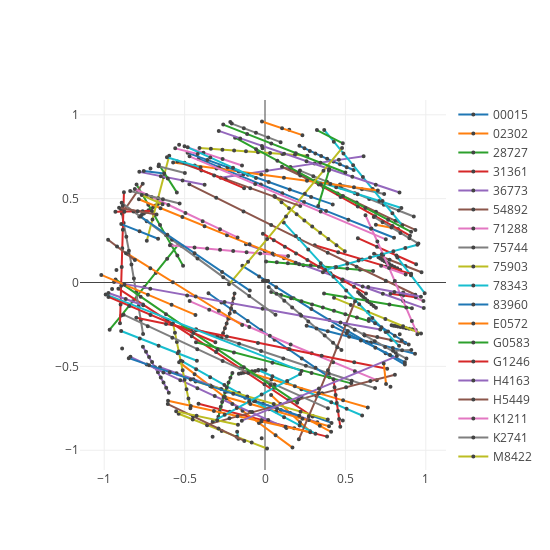

The notebook cell saved with this chart:
### Code cell
plotRascals(rascals_df, colorByObject=True)

### Figure 1 — Plotly figure (JSON) as saved in the notebook; plotly's stock layout.template omitted (floating-point values rounded to 4 significant figures)
{"data": [{"marker": {"line": {"width": 2}, "size": 2}, "mode": "lines+markers", "name": "00015", "type": "scatter", "uid": "82c92a", "x": [0.2587, 0.3901, 0.5233, 0.6582, 0.7948, 0.933], "y": [-0.2574, -0.2904, -0.3236, -0.357, -0.3905, -0.4243]}, {"marker": {"line": {"width": 2}, "size": 2}, "mode": "lines+markers", "name": "02302", "type": "scatter", "uid": "2d61f5", "x": [0.6892, 0.8273], "y": [0.3448, 0.3187]}, {"marker": {"line": {"width": 2}, "size": 2}, "mode": "lines+markers", "name": "28727", "type": "scatter", "uid": "828bd4", "x": [-0.538, -0.6083, -0.6791, -0.7503, -0.8219, -0.8939, -0.9662], "y": [0.2272, 0.1422, 0.05736, -0.02744, -0.1122, -0.1969, -0.2815]}, {"marker": {"line": {"width": 2}, "size": 2}, "mode": "lines+markers", "name": "31361", "type": "scatter", "uid": "3c13f0", "x": [0.5774, 0.6964, 0.8173, 0.9399], "y": [0.2644, 0.2129, 0.1611, 0.1089]}, {"marker": {"line": {"width": 2}, "size": 2}, "mode": "lines+markers", "name": "36773", "type": "scatter", "uid": "45eccf", "x": [0.787, 0.7992, 0.8125, 0.8269, 0.8425, 0.8592, 0.877, 0.8959, 0.916, 0.9373], "y": [-0.2551, -0.2574, -0.2599, -0.2626, -0.2655, -0.2686, -0.272, -0.2755, -0.2793, -0.2833]}, {"marker": {"line": {"width": 2}, "size": 2}, "mode": "lines+markers", "name": "54892", "type": "scatter", "uid": "da8e98", "x": [0.6137, 0.6983, 0.7844, 0.8723], "y": [-0.3083, -0.3255, -0.3429, -0.3606]}, {"marker": {"line": {"width": 2}, "size": 2}, "mode": "lines+markers", "name": "71288", "type": "scatter", "uid": "67e8d8", "x": [0.8591, 0.9853], "y": [-0.0598, -0.1105]}, {"marker": {"line": {"width": 2}, "size": 2}, "mode": "lines+markers", "name": "75744", "type": "scatter", "uid": "681e43", "x": [0.4664, 0.6027, 0.741], "y": [0.5843, 0.5564, 0.5283]}, {"marker": {"line": {"width": 2}, "size": 2}, "mode": "lines+markers", "name": "75903", "type": "scatter", "uid": "a29806", "x": [-0.4075, -0.3366, -0.2648, -0.1921, -0.1184, -0.04384, 0.03166, 0.1081, 0.1854, 0.2635], "y": [0.8018, 0.797, 0.7921, 0.7871, 0.782, 0.7768, 0.7715, 0.7661, 0.7607, 0.7551]}, {"marker": {"line": {"width": 2}, "size": 2}, "mode": "lines+markers", "name": "78343", "type": "scatter", "uid": "659b74", "x": [-0.1733, -0.1654], "y": [-0.8891, -0.9311]}, {"marker": {"line": {"width": 2}, "size": 2}, "mode": "lines+markers", "name": "83960", "type": "scatter", "uid": "118241", "x": [-0.141, -0.03652, 0.06989, 0.1783, 0.2886, 0.4009, 0.5152, 0.6314, 0.7496, 0.8697], "y": [0.0993, 0.03544, -0.0288, -0.09342, -0.1584, -0.2238, -0.2896, -0.3557, -0.4222, -0.489]}, {"marker": {"line": {"width": 2}, "size": 2}, "mode": "lines+markers", "name": "E0572", "type": "scatter", "uid": "b2d516", "x": [0.03791, 0.09637, 0.1563, 0.2177, 0.2805], "y": [-0.6711, -0.7246, -0.7784, -0.8325, -0.8869]}, {"marker": {"line": {"width": 2}, "size": 2}, "mode": "lines+markers", "name": "G0583", "type": "scatter", "uid": "a9c85b", "x": [0.03835, 0.09949, 0.1622, 0.2265, 0.2924, 0.3598, 0.4289, 0.4995, 0.5718, 0.6456], "y": [-0.05705, -0.07496, -0.09317, -0.1117, -0.1305, -0.1496, -0.169, -0.1888, -0.2088, -0.229]}, {"marker": {"line": {"width": 2}, "size": 2}, "mode": "lines+markers", "name": "G1246", "type": "scatter", "uid": "c1dafe", "x": [-0.4135, -0.2183, -0.02001, 0.1814, 0.3859], "y": [-0.7224, -0.7709, -0.8198, -0.8691, -0.9187]}, {"marker": {"line": {"width": 2}, "size": 2}, "mode": "lines+markers", "name": "H4163", "type": "scatter", "uid": "cced02", "x": [-0.1186, -0.001048, 0.1179, 0.2382, 0.3599, 0.4829, 0.6071, 0.7327, 0.8595, 0.9875], "y": [0.2286, 0.187, 0.1452, 0.1032, 0.06103, 0.01866, -0.0239, -0.06664, -0.1096, -0.1527]}, {"marker": {"line": {"width": 2}, "size": 2}, "mode": "lines+markers", "name": "H5449", "type": "scatter", "uid": "4cfba8", "x": [0.678, 0.7747, 0.8732, 0.9733], "y": [0.1716, 0.135, 0.09825, 0.06116]}, {"marker": {"line": {"width": 2}, "size": 2}, "mode": "lines+markers", "name": "K1211", "type": "scatter", "uid": "1e73a3", "x": [0.6899, 0.6755, 0.6615, 0.6481, 0.6352, 0.6228, 0.611, 0.5996, 0.5888, 0.5785], "y": [-0.1512, -0.1401, -0.1292, -0.1184, -0.1077, -0.09715, -0.08673, -0.07644, -0.06628, -0.05624]}, {"marker": {"line": {"width": 2}, "size": 2}, "mode": "lines+markers", "name": "K2741", "type": "scatter", "uid": "8fa641", "x": [0.2174, 0.3004, 0.3849, 0.471, 0.5587, 0.648, 0.7388, 0.8312, 0.9252], "y": [0.6673, 0.6341, 0.6006, 0.5668, 0.5327, 0.4983, 0.4637, 0.4288, 0.3936]}, {"marker": {"line": {"width": 2}, "size": 2}, "mode": "lines+markers", "name": "M8422", "type": "scatter", "uid": "03fa78", "x": [-0.1627, -0.1484, -0.1331, -0.1167, -0.09936, -0.08097, -0.06154, -0.04107, -0.01956, 0.003011], "y": [-0.5442, -0.541, -0.538, -0.5351, -0.5323, -0.5298, -0.5273, -0.525, -0.5229, -0.5209]}, {"marker": {"line": {"width": 2}, "size": 2}, "mode": "lines+markers", "name": "N3104", "type": "scatter", "uid": "86f523", "x": [0.8229, 0.9078, 0.993], "y": [0.1497, 0.04315, -0.06377]}, {"marker": {"line": {"width": 2}, "size": 2}, "mode": "lines+markers", "name": "O0261", "type": "scatter", "uid": "530750", "x": [-0.4132, -0.286, -0.1568, -0.02566, 0.1075, 0.2426, 0.3796, 0.5186, 0.6595, 0.8023], "y": [0.7384, 0.6873, 0.6359, 0.5842, 0.5321, 0.4797, 0.4269, 0.3738, 0.3204, 0.2667]}, {"marker": {"line": {"width": 2}, "size": 2}, "mode": "lines+markers", "name": "O9322", "type": "scatter", "uid": "2514d0", "x": [-0.5343, -0.4378, -0.3399, -0.2406, -0.1398, -0.03768, 0.06587, 0.1708], "y": [-0.4747, -0.5466, -0.6188, -0.6913, -0.7641, -0.8372, -0.9106, -0.9843]}, {"marker": {"line": {"width": 2}, "size": 2}, "mode": "lines+markers", "name": "P6213", "type": "scatter", "uid": "e54a19", "x": [0.8377], "y": [-0.3078]}, {"marker": {"line": {"width": 2}, "size": 2}, "mode": "lines+markers", "name": "Q4925", "type": "scatter", "uid": "353022", "x": [0.2959, 0.1465, -0.003377, -0.1537, -0.3045, -0.4557, -0.6073, -0.7593, -0.9117], "y": [-0.799, -0.7024, -0.6063, -0.5105, -0.415, -0.3199, -0.2252, -0.1309, -0.03691]}, {"marker": {"line": {"width": 2}, "size": 2}, "mode": "lines+markers", "name": "R1972", "type": "scatter", "uid": "a4014e", "x": [-0.6536, -0.5502, -0.4454, -0.3392, -0.2318, -0.1229, -0.01283, 0.09857, 0.2112, 0.3252], "y": [-0.505, -0.541, -0.5771, -0.6134, -0.6498, -0.6864, -0.723, -0.7598, -0.7968, -0.8338]}, {"marker": {"line": {"width": 2}, "size": 2}, "mode": "lines+markers", "name": "S0432", "type": "scatter", "uid": "5f0111", "x": [0.7054, 0.7171, 0.7297, 0.7431, 0.7573, 0.7723, 0.7882, 0.805, 0.8226, 0.8411], "y": [0.1502, 0.1425, 0.1347, 0.1267, 0.1186, 0.1103, 0.1018, 0.09312, 0.0843, 0.07531]}, {"marker": {"line": {"width": 2}, "size": 2}, "mode": "lines+markers", "name": "S8178", "type": "scatter", "uid": "292b0d", "x": [0.4838], "y": [-0.823]}, {"marker": {"line": {"width": 2}, "size": 2}, "mode": "lines+markers", "name": "T8540", "type": "scatter", "uid": "f7966f", "x": [-0.4291, -0.296, -0.1611, -0.0245, 0.1139, 0.2539, 0.3957, 0.5392, 0.6843], "y": [-0.279, -0.322, -0.3652, -0.4087, -0.4524, -0.4964, -0.5406, -0.585, -0.6297]}, {"marker": {"line": {"width": 2}, "size": 2}, "mode": "lines+markers", "name": "U3160", "type": "scatter", "uid": "515193", "x": [0.01909, 0.01568, 0.01224, 0.008778, 0.005288, 0.001771, -0.001772, -0.005342, -0.008938, -0.01256], "y": [0.008894, 0.00911, 0.009337, 0.009572, 0.009818, 0.01007, 0.01034, 0.01061, 0.01089, 0.01119]}, {"marker": {"line": {"width": 2}, "size": 2}, "mode": "lines+markers", "name": "U5244", "type": "scatter", "uid": "33e14b", "x": [-0.04192, 0.04594, 0.1353, 0.2261, 0.3184, 0.4121, 0.5074, 0.604], "y": [-0.5216, -0.5596, -0.5978, -0.6363, -0.675, -0.714, -0.7532, -0.7927]}, {"marker": {"line": {"width": 2}, "size": 2}, "mode": "lines+markers", "name": "U8965", "type": "scatter", "uid": "8c860c", "x": [-0.3515, -0.2709, -0.1894, -0.1072, -0.02434, 0.05927, 0.1436, 0.2286, 0.3142, 0.4005], "y": [-0.06429, -0.1192, -0.1743, -0.2296, -0.285, -0.3407, -0.3964, -0.4524, -0.5085, -0.5647]}, {"marker": {"line": {"width": 2}, "size": 2}, "mode": "lines+markers", "name": "V2239", "type": "scatter", "uid": "b19162", "x": [-0.2498, -0.09103, 0.06989, 0.2329, 0.3981], "y": [-0.681, -0.7246, -0.7685, -0.8126, -0.8569]}, {"marker": {"line": {"width": 2}, "size": 2}, "mode": "lines+markers", "name": "X5652", "type": "scatter", "uid": "9320ab", "x": [0.006458, 0.0734, 0.1421, 0.2125, 0.2847, 0.3587, 0.4344, 0.5119, 0.5911, 0.6721], "y": [0.1257, 0.1204, 0.1148, 0.1089, 0.1028, 0.09642, 0.08981, 0.08296, 0.07587, 0.06854]}, {"marker": {"line": {"width": 2}, "size": 2}, "mode": "lines+markers", "name": "Y0574", "type": "scatter", "uid": "82f78b", "x": [0.309, 0.4552, 0.6039, 0.7552, 0.909], "y": [0.2226, 0.1804, 0.1379, 0.09497, 0.05174]}, {"marker": {"line": {"width": 2}, "size": 2}, "mode": "lines+markers", "name": "Z4426", "type": "scatter", "uid": "521ea8", "x": [-0.7593, -0.7399, -0.7209, -0.7022, -0.6839, -0.6659, -0.6484, -0.6312, -0.6144, -0.5981], "y": [-0.3825, -0.4132, -0.4439, -0.4745, -0.5051, -0.5357, -0.5662, -0.5966, -0.627, -0.6574]}, {"marker": {"line": {"width": 2}, "size": 2}, "mode": "lines+markers", "name": "b5121", "type": "scatter", "uid": "245778", "x": [-0.4706, -0.3034, -0.1338, 0.03834, 0.2129, 0.3899, 0.5692, 0.751, 0.935], "y": [0.5853, 0.5048, 0.4237, 0.3422, 0.2601, 0.1776, 0.0946, 0.01111, -0.07285]}, {"marker": {"line": {"width": 2}, "size": 2}, "mode": "lines+markers", "name": "c2203", "type": "scatter", "uid": "006b60", "x": [-0.4686, -0.3469, -0.2232, -0.09759, 0.02993, 0.1593, 0.2906, 0.4238, 0.5588, 0.6956], "y": [-0.1106, -0.1619, -0.2134, -0.2653, -0.3174, -0.3697, -0.4224, -0.4753, -0.5285, -0.582]}, {"marker": {"line": {"width": 2}, "size": 2}, "mode": "lines+markers", "name": "c5358", "type": "scatter", "uid": "c8a7c1", "x": [-0.7582, -0.7718, -0.7859, -0.8004, -0.8153, -0.8306, -0.8463, -0.8624, -0.8789, -0.8958], "y": [-0.307, -0.224, -0.141, -0.0582, 0.02457, 0.1073, 0.1899, 0.2724, 0.3549, 0.4373]}, {"marker": {"line": {"width": 2}, "size": 2}, "mode": "lines+markers", "name": "d6597", "type": "scatter", "uid": "a0b0fe", "x": [0.4291, 0.5338, 0.6403, 0.7485, 0.8585, 0.9702], "y": [-0.09152, -0.1334, -0.1756, -0.218, -0.2608, -0.3038]}, {"marker": {"line": {"width": 2}, "size": 2}, "mode": "lines+markers", "name": "d7628", "type": "scatter", "uid": "1075d0", "x": [-0.5137, -0.4282, -0.3412, -0.2525, -0.1621, -0.07021, 0.02334, 0.1185, 0.2153, 0.3136], "y": [-0.4706, -0.5173, -0.5642, -0.6115, -0.6591, -0.707, -0.7552, -0.8036, -0.8524, -0.9014]}, {"marker": {"line": {"width": 2}, "size": 2}, "mode": "lines+markers", "name": "e0838", "type": "scatter", "uid": "6e44fa", "x": [0.2966, 0.4137], "y": [-0.7966, -0.8372]}, {"marker": {"line": {"width": 2}, "size": 2}, "mode": "lines+markers", "name": "f4530", "type": "scatter", "uid": "729dea", "x": [0.2722, 0.3409, 0.4111], "y": [-0.819, -0.8544, -0.8901]}, {"marker": {"line": {"width": 2}, "size": 2}, "mode": "lines+markers", "name": "f6286", "type": "scatter", "uid": "90b8ae", "x": [-0.4293, -0.1934, 0.04621, 0.2895, 0.5365], "y": [-0.3567, -0.4172, -0.4781, -0.5395, -0.6013]}, {"marker": {"line": {"width": 2}, "size": 2}, "mode": "lines+markers", "name": "g5297", "type": "scatter", "uid": "17ec88", "x": [0.1529, 0.2579, 0.3636, 0.47, 0.577, 0.6846, 0.7927, 0.9015], "y": [0.682, 0.6249, 0.5676, 0.5102, 0.4526, 0.3949, 0.337, 0.2789]}, {"marker": {"line": {"width": 2}, "size": 2}, "mode": "lines+markers", "name": "g7063", "type": "scatter", "uid": "0b0430", "x": [-0.837, -0.7351, -0.6317, -0.5268, -0.4204, -0.3125, -0.2032, -0.09235, 0.01992, 0.1336], "y": [-0.4431, -0.4895, -0.536, -0.5828, -0.6298, -0.677, -0.7245, -0.7721, -0.8199, -0.868]}, {"marker": {"line": {"width": 2}, "size": 2}, "mode": "lines+markers", "name": "i0381", "type": "scatter", "uid": "c81220", "x": [-0.3604, -0.2212, -0.07994, 0.06324, 0.2084, 0.3554, 0.5043, 0.6551, 0.8078], "y": [-0.847, -0.8097, -0.7725, -0.7352, -0.698, -0.6609, -0.6238, -0.5866, -0.5496]}, {"marker": {"line": {"width": 2}, "size": 2}, "mode": "lines+markers", "name": "j2941", "type": "scatter", "uid": "4372b2", "x": [0.7218, 0.8747], "y": [0.09994, 0.04797]}, {"marker": {"line": {"width": 2}, "size": 2}, "mode": "lines+markers", "name": "j4769", "type": "scatter", "uid": "4bcdda", "x": [0.4974, 0.5577, 0.6195, 0.6825, 0.7469, 0.8126, 0.8797], "y": [-0.2483, -0.282, -0.3158, -0.35, -0.3843, -0.4189, -0.4537]}, {"marker": {"line": {"width": 2}, "size": 2}, "mode": "lines+markers", "name": "j7948", "type": "scatter", "uid": "ca1f26", "x": [0.05686, 0.1027, 0.1492, 0.1966, 0.2447, 0.2935, 0.3431, 0.3934, 0.4445, 0.4963], "y": [0.5151, 0.479, 0.4428, 0.4065, 0.37, 0.3334, 0.2966, 0.2598, 0.2228, 0.1857]}, {"marker": {"line": {"width": 2}, "size": 2}, "mode": "lines+markers", "name": "m4435", "type": "scatter", "uid": "816b57", "x": [0.311, 0.4425, 0.5758, 0.711, 0.848], "y": [0.6084, 0.5677, 0.5268, 0.4856, 0.4442]}, {"marker": {"line": {"width": 2}, "size": 2}, "mode": "lines+markers", "name": "n0399", "type": "scatter", "uid": "d27689", "x": [0.214, 0.2455, 0.2786, 0.3131, 0.3491, 0.3866, 0.4255, 0.466, 0.508, 0.5516], "y": [0.8148, 0.7999, 0.7847, 0.7693, 0.7535, 0.7375, 0.7212, 0.7046, 0.6877, 0.6706]}, {"marker": {"line": {"width": 2}, "size": 2}, "mode": "lines+markers", "name": "n1339", "type": "scatter", "uid": "4a6b48", "x": [-0.02063], "y": [-0.929]}, {"marker": {"line": {"width": 2}, "size": 2}, "mode": "lines+markers", "name": "K02Q8", "type": "scatter", "uid": "f9fa1b", "x": [0.367, 0.5004, 0.6359, 0.7736, 0.9135], "y": [-0.06597, -0.08765, -0.1095, -0.1316, -0.154]}, {"marker": {"line": {"width": 2}, "size": 2}, "mode": "lines+markers", "name": "K10A5", "type": "scatter", "uid": "0f2829", "x": [0.7801, 0.8587, 0.9382], "y": [-0.0676, -0.07782, -0.08806]}, {"marker": {"line": {"width": 2}, "size": 2}, "mode": "lines+markers", "name": "K10C3", "type": "scatter", "uid": "6494b7", "x": [-0.2759, -0.1334, 0.0113, 0.1583, 0.3076, 0.4592, 0.6131], "y": [0.6246, 0.6461, 0.6675, 0.6888, 0.71, 0.7312, 0.7523]}, {"marker": {"line": {"width": 2}, "size": 2}, "mode": "lines+markers", "name": "K10X3", "type": "scatter", "uid": "c50594", "x": [0.1056, 0.2192, 0.3344, 0.4513, 0.5698, 0.69, 0.8118, 0.9351], "y": [0.6903, 0.6373, 0.584, 0.5304, 0.4766, 0.4224, 0.368, 0.3133]}, {"marker": {"line": {"width": 2}, "size": 2}, "mode": "lines+markers", "name": "K11B6", "type": "scatter", "uid": "70b664", "x": [0.9475, 0.913, 0.8781, 0.8429, 0.8073, 0.7715, 0.7353, 0.6987, 0.6619, 0.6248], "y": [-0.3082, -0.2289, -0.1497, -0.07061, 0.008314, 0.08711, 0.1658, 0.2443, 0.3227, 0.4009]}, {"marker": {"line": {"width": 2}, "size": 2}, "mode": "lines+markers", "name": "K13Q0", "type": "scatter", "uid": "ff5c1f", "x": [0.7963, 0.8524, 0.9099], "y": [-0.4068, -0.4045, -0.4024]}, {"marker": {"line": {"width": 2}, "size": 2}, "mode": "lines+markers", "name": "K14Od", "type": "scatter", "uid": "2742bf", "x": [-0.4319, -0.2724, -0.1104, 0.05405, 0.2209, 0.3903], "y": [-0.5897, -0.6344, -0.6793, -0.7246, -0.7702, -0.8162]}, {"marker": {"line": {"width": 2}, "size": 2}, "mode": "lines+markers", "name": "K14OG", "type": "scatter", "uid": "2e329a", "x": [0.8538, 0.7921, 0.7307, 0.6696, 0.6087, 0.5481, 0.4878, 0.4279, 0.3682], "y": [0.3411, 0.4135, 0.4855, 0.5571, 0.6284, 0.6993, 0.7698, 0.8399, 0.9097]}, {"marker": {"line": {"width": 2}, "size": 2}, "mode": "lines+markers", "name": "K15AR", "type": "scatter", "uid": "a26f51", "x": [0.1507], "y": [0.9113]}, {"marker": {"line": {"width": 2}, "size": 2}, "mode": "lines+markers", "name": "K15P2", "type": "scatter", "uid": "9d2693", "x": [-0.5713, -0.4372, -0.3013, -0.1634, -0.02375, 0.1178, 0.2611, 0.4062, 0.5531, 0.7017], "y": [0.7159, 0.698, 0.68, 0.6618, 0.6434, 0.6248, 0.6061, 0.5871, 0.568, 0.5488]}, {"marker": {"line": {"width": 2}, "size": 2}, "mode": "lines+markers", "name": "K15Y2", "type": "scatter", "uid": "dbc3d1", "x": [-0.2899, -0.2829, -0.2752, -0.2668, -0.2578, -0.2482, -0.2379, -0.2269, -0.2152, -0.2029], "y": [-0.7998, -0.7706, -0.7414, -0.7123, -0.6833, -0.6543, -0.6253, -0.5964, -0.5676, -0.5388]}, {"marker": {"line": {"width": 2}, "size": 2}, "mode": "lines+markers", "name": "K16AE", "type": "scatter", "uid": "7f96e3", "x": [-0.01323, 0.05469, 0.1235, 0.1931, 0.2636, 0.3348, 0.4069, 0.4798, 0.5535, 0.628], "y": [0.2914, 0.2522, 0.2129, 0.1735, 0.134, 0.09434, 0.05455, 0.01464, -0.02538, -0.06553]}, {"marker": {"line": {"width": 2}, "size": 2}, "mode": "lines+markers", "name": "K06R2", "type": "scatter", "uid": "88c671", "x": [0.6418, 0.8044, 0.9697], "y": [-0.02662, -0.05583, -0.08532]}, {"marker": {"line": {"width": 2}, "size": 2}, "mode": "lines+markers", "name": "K07W0", "type": "scatter", "uid": "7dfc90", "x": [-0.1895, -0.196, -0.2031, -0.2109, -0.2194, -0.2286, -0.2386, -0.2492, -0.2606, -0.2728], "y": [-0.06578, -0.09564, -0.1254, -0.1551, -0.1848, -0.2144, -0.2438, -0.2732, -0.3026, -0.3318]}, {"marker": {"line": {"width": 2}, "size": 2}, "mode": "lines+markers", "name": "K08YA", "type": "scatter", "uid": "7f9f50", "x": [-0.6518, -0.6663, -0.6809, -0.6953, -0.7098, -0.7242, -0.7386, -0.753, -0.7673, -0.7816], "y": [0.477, 0.4678, 0.4586, 0.4494, 0.4401, 0.4308, 0.4214, 0.412, 0.4025, 0.393]}, {"marker": {"line": {"width": 2}, "size": 2}, "mode": "lines+markers", "name": "K10B5", "type": "scatter", "uid": "fbd2d3", "x": [0.4753, 0.423, 0.3712, 0.3198, 0.269, 0.2187, 0.1689, 0.1197, 0.07105, 0.02297], "y": [-0.4018, -0.359, -0.3165, -0.2743, -0.2324, -0.1907, -0.1492, -0.1081, -0.0672, -0.02657]}, {"marker": {"line": {"width": 2}, "size": 2}, "mode": "lines+markers", "name": "K10E0", "type": "scatter", "uid": "0e6540", "x": [0.7802], "y": [-0.6213]}, {"marker": {"line": {"width": 2}, "size": 2}, "mode": "lines+markers", "name": "K10KC", "type": "scatter", "uid": "03c2fd", "x": [0.1162, 0.192, 0.2688, 0.3465, 0.4252, 0.505, 0.5857, 0.6673, 0.7499, 0.8335], "y": [0.3584, 0.2777, 0.1968, 0.1155, 0.03404, -0.04775, -0.1298, -0.2122, -0.2948, -0.3777]}, {"marker": {"line": {"width": 2}, "size": 2}, "mode": "lines+markers", "name": "K10L7", "type": "scatter", "uid": "a34589", "x": [0.42, 0.5074, 0.5961, 0.6861, 0.7773, 0.8697], "y": [-0.26, -0.3026, -0.3453, -0.3883, -0.4316, -0.475]}, {"marker": {"line": {"width": 2}, "size": 2}, "mode": "lines+markers", "name": "K10L9", "type": "scatter", "uid": "d3e08e", "x": [-0.1043, 0.03936, 0.1856, 0.3343, 0.4855, 0.6392], "y": [-0.5365, -0.5777, -0.6191, -0.6608, -0.7027, -0.7448]}, {"marker": {"line": {"width": 2}, "size": 2}, "mode": "lines+markers", "name": "K10M6", "type": "scatter", "uid": "58a0e1", "x": [-0.5094, -0.545, -0.5807, -0.6167, -0.6528, -0.689, -0.7255, -0.7621, -0.7989], "y": [0.1006, 0.1615, 0.2222, 0.2828, 0.3433, 0.4037, 0.4641, 0.5243, 0.5844]}, {"marker": {"line": {"width": 2}, "size": 2}, "mode": "lines+markers", "name": "K13AG", "type": "scatter", "uid": "759106", "x": [0.4256, 0.4323, 0.4392, 0.4462, 0.4534, 0.4607, 0.4682], "y": [-0.5771, -0.6241, -0.6713, -0.7185, -0.7657, -0.8131, -0.8605]}, {"marker": {"line": {"width": 2}, "size": 2}, "mode": "lines+markers", "name": "K13AH", "type": "scatter", "uid": "24ae9c", "x": [-0.951], "y": [-0.03912]}, {"marker": {"line": {"width": 2}, "size": 2}, "mode": "lines+markers", "name": "K14G1", "type": "scatter", "uid": "138f1b", "x": [0.5597, 0.5051, 0.449, 0.3915, 0.3325, 0.2722, 0.2104], "y": [-0.1114, -0.2489, -0.3863, -0.5236, -0.6607, -0.7977, -0.9346]}, {"marker": {"line": {"width": 2}, "size": 2}, "mode": "lines+markers", "name": "K14OD", "type": "scatter", "uid": "f598d9", "x": [-0.5913, -0.5156, -0.4384, -0.3597, -0.2795, -0.1978, -0.1147, -0.03001, 0.05612, 0.1437], "y": [0.2217, 0.2155, 0.209, 0.2023, 0.1954, 0.1883, 0.181, 0.1736, 0.1659, 0.158]}, {"marker": {"line": {"width": 2}, "size": 2}, "mode": "lines+markers", "name": "K16A0", "type": "scatter", "uid": "822b1a", "x": [0.6765, 0.7312, 0.7864, 0.8419, 0.8978, 0.9541], "y": [0.3911, 0.3594, 0.3276, 0.2958, 0.264, 0.232]}, {"marker": {"line": {"width": 2}, "size": 2}, "mode": "lines+markers", "name": "K16B2", "type": "scatter", "uid": "9d8da8", "x": [-0.4641, -0.4761, -0.4881, -0.5001, -0.5121, -0.5241, -0.5361, -0.5481, -0.5601, -0.572], "y": [-0.749, -0.6923, -0.6357, -0.5793, -0.523, -0.4668, -0.4108, -0.3548, -0.2991, -0.2434]}, {"marker": {"line": {"width": 2}, "size": 2}, "mode": "lines+markers", "name": "K16CR", "type": "scatter", "uid": "4ff8ad", "x": [0.3736, 0.442, 0.5114, 0.5818, 0.6531, 0.7254, 0.7986, 0.8728, 0.9478], "y": [0.07424, 0.09301, 0.1118, 0.1306, 0.1494, 0.1683, 0.1871, 0.206, 0.2249]}, {"marker": {"line": {"width": 2}, "size": 2}, "mode": "lines+markers", "name": "74136", "type": "scatter", "uid": "004679", "x": [-0.8474, -0.7209, -0.5927, -0.4627, -0.3309, -0.1973, -0.06202, 0.07498, 0.2137], "y": [-0.4508, -0.4929, -0.5353, -0.5779, -0.6208, -0.6639, -0.7072, -0.7508, -0.7947]}, {"marker": {"line": {"width": 2}, "size": 2}, "mode": "lines+markers", "name": "X1872", "type": "scatter", "uid": "f2039b", "x": [-0.603, -0.4616, -0.3177, -0.1715, -0.02304, 0.1278, 0.2809], "y": [-0.7053, -0.7359, -0.7667, -0.7978, -0.8291, -0.8607, -0.8925]}, {"marker": {"line": {"width": 2}, "size": 2}, "mode": "lines+markers", "name": "b2156", "type": "scatter", "uid": "62e001", "x": [-0.1862, -0.05558, 0.07683, 0.211, 0.3471, 0.4849, 0.6244, 0.7657, 0.9087], "y": [0.8635, 0.7946, 0.7253, 0.6557, 0.5857, 0.5154, 0.4447, 0.3736, 0.3023]}, {"marker": {"line": {"width": 2}, "size": 2}, "mode": "lines+markers", "name": "b7035", "type": "scatter", "uid": "901bb4", "x": [-0.8003, -0.6157, -0.428, -0.2373, -0.04374, 0.1528, 0.3523, 0.5546, 0.7599], "y": [-0.2103, -0.2473, -0.2845, -0.3221, -0.3599, -0.3981, -0.4366, -0.4753, -0.5144]}, {"marker": {"line": {"width": 2}, "size": 2}, "mode": "lines+markers", "name": "K08V7", "type": "scatter", "uid": "ac6178", "x": [-0.2876, -0.1544, -0.019, 0.1184, 0.2579, 0.3995, 0.5431, 0.6887, 0.8363], "y": [0.9038, 0.8589, 0.8137, 0.7683, 0.7225, 0.6765, 0.6301, 0.5835, 0.5367]}, {"marker": {"line": {"width": 2}, "size": 2}, "mode": "lines+markers", "name": "K09H8", "type": "scatter", "uid": "6e0d7d", "x": [-0.7603, -0.8897], "y": [0.5895, 0.4115]}, {"marker": {"line": {"width": 2}, "size": 2}, "mode": "lines+markers", "name": "K16J1", "type": "scatter", "uid": "b0c382", "x": [-0.01564], "y": [0.801]}, {"marker": {"line": {"width": 2}, "size": 2}, "mode": "lines+markers", "name": "K12N0", "type": "scatter", "uid": "cf4a49", "x": [-0.8796, -0.7293, -0.5765, -0.4212, -0.2636, -0.1035, 0.05905, 0.224, 0.3912], "y": [-0.1917, -0.2601, -0.3288, -0.398, -0.4676, -0.5376, -0.608, -0.6789, -0.7501]}, {"marker": {"line": {"width": 2}, "size": 2}, "mode": "lines+markers", "name": "72777", "type": "scatter", "uid": "7c8a75", "x": [-0.5372, -0.4495, -0.3602, -0.2693, -0.1769, -0.08292, 0.01263], "y": [-0.7824, -0.8163, -0.8504, -0.8848, -0.9195, -0.9544, -0.9896]}, {"marker": {"line": {"width": 2}, "size": 2}, "mode": "lines+markers", "name": "N3073", "type": "scatter", "uid": "3fb4dc", "x": [-0.3251, -0.2508, -0.1753, -0.09874, -0.02106, 0.05773, 0.1376, 0.2186], "y": [-0.8292, -0.7889, -0.7486, -0.7082, -0.6677, -0.6272, -0.5867, -0.5461]}, {"marker": {"line": {"width": 2}, "size": 2}, "mode": "lines+markers", "name": "K16AH", "type": "scatter", "uid": "fa32d8", "x": [-0.4816, -0.3583, -0.2331, -0.1059, 0.02304, 0.1539, 0.2866, 0.4212], "y": [0.7731, 0.7299, 0.6865, 0.6428, 0.5989, 0.5547, 0.5102, 0.4655]}, {"marker": {"line": {"width": 2}, "size": 2}, "mode": "lines+markers", "name": "K07W5", "type": "scatter", "uid": "fc6e87", "x": [-0.7844, -0.6498, -0.5136, -0.3759, -0.2366, -0.09571, 0.04668, 0.1906], "y": [0.4965, 0.4433, 0.3899, 0.3361, 0.2821, 0.2278, 0.1732, 0.1184]}, {"marker": {"line": {"width": 2}, "size": 2}, "mode": "lines+markers", "name": "K10B9", "type": "scatter", "uid": "36cd1d", "x": [-0.9296, -0.7736, -0.6157, -0.4561, -0.2946, -0.1314, 0.03354, 0.2002], "y": [0.01848, -0.08505, -0.1891, -0.2937, -0.3989, -0.5045, -0.6107, -0.7174]}, {"marker": {"line": {"width": 2}, "size": 2}, "mode": "lines+markers", "name": "K10H0", "type": "scatter", "uid": "831af8", "x": [-0.9018, -0.8981, -0.8945, -0.8909, -0.8874, -0.884, -0.8806, -0.8772], "y": [-0.2422, -0.1305, -0.01894, 0.09254, 0.2039, 0.3152, 0.4265, 0.5376]}, {"marker": {"line": {"width": 2}, "size": 2}, "mode": "lines+markers", "name": "K10O1", "type": "scatter", "uid": "2fa993", "x": [-0.9388, -0.7135, -0.4844, -0.2515, -0.01497, 0.2253, 0.4692, 0.7167], "y": [0.002372, -0.03707, -0.07681, -0.1168, -0.1571, -0.1977, -0.2385, -0.2797]}, {"marker": {"line": {"width": 2}, "size": 2}, "mode": "lines+markers", "name": "e5419", "type": "scatter", "uid": "a70963", "x": [-0.6044, -0.4478, -0.2893, -0.1288], "y": [-0.7245, -0.7974, -0.8708, -0.9445]}, {"marker": {"line": {"width": 2}, "size": 2}, "mode": "lines+markers", "name": "i3998", "type": "scatter", "uid": "cc9b1b", "x": [-0.8098, -0.7058, -0.6008, -0.4948, -0.3877, -0.2797, -0.1707], "y": [0.5576, 0.51, 0.4621, 0.414, 0.3658, 0.3173, 0.2687]}, {"marker": {"line": {"width": 2}, "size": 2}, "mode": "lines+markers", "name": "k1031", "type": "scatter", "uid": "f64534", "x": [-0.8914, -0.7358, -0.5787, -0.42, -0.2597, -0.09793, 0.06533], "y": [0.475, 0.3651, 0.2546, 0.1436, 0.03206, -0.08005, -0.1927]}, {"marker": {"line": {"width": 2}, "size": 2}, "mode": "lines+markers", "name": "K07Td", "type": "scatter", "uid": "855a5a", "x": [0.4789, 0.3636, 0.2475, 0.1307, 0.01316, -0.1051, -0.224], "y": [0.8018, 0.6656, 0.5298, 0.3942, 0.259, 0.1241, -0.0106]}, {"marker": {"line": {"width": 2}, "size": 2}, "mode": "lines+markers", "name": "K14A1", "type": "scatter", "uid": "dedef4", "x": [0.2274, -0.9908], "y": [-0.5283, -0.07113]}, {"marker": {"line": {"width": 2}, "size": 2}, "mode": "lines+markers", "name": "K05EB", "type": "scatter", "uid": "991bd0", "x": [0.8937, 0.8497, 0.8068, 0.7649, 0.7241, 0.6844, 0.6458], "y": [-0.3697, -0.3437, -0.3179, -0.2925, -0.2673, -0.2424, -0.2177]}, {"marker": {"line": {"width": 2}, "size": 2}, "mode": "lines+markers", "name": "R1350", "type": "scatter", "uid": "e97cb3", "x": [-0.8517, -0.7131, -0.5728, -0.4309, -0.2872, -0.142], "y": [0.1688, 0.08516, 0.001074, -0.08341, -0.1683, -0.2535]}, {"marker": {"line": {"width": 2}, "size": 2}, "mode": "lines+markers", "name": "i4824", "type": "scatter", "uid": "27bbc7", "x": [-0.2598, -0.1111, 0.03924, 0.1912, 0.3447, 0.4998], "y": [0.9416, 0.8851, 0.8282, 0.7711, 0.7137, 0.656]}, {"marker": {"line": {"width": 2}, "size": 2}, "mode": "lines+markers", "name": "m9422", "type": "scatter", "uid": "bd498d", "x": [-0.9738, -0.8437, -0.7121, -0.579, -0.4445, -0.3085], "y": [-0.0859, -0.1395, -0.1933, -0.2474, -0.3017, -0.3562]}, {"marker": {"line": {"width": 2}, "size": 2}, "mode": "lines+markers", "name": "K13G3", "type": "scatter", "uid": "6e999a", "x": [0.8201, 0.3354, -0.1443], "y": [-0.4386, -0.6322, -0.8235]}, {"marker": {"line": {"width": 2}, "size": 2}, "mode": "lines+markers", "name": "K15TN", "type": "scatter", "uid": "fb750a", "x": [-0.5446, -0.3955, -0.2446, -0.09174, 0.06292, 0.2194], "y": [0.7208, 0.6683, 0.6156, 0.5625, 0.5092, 0.4556]}, {"marker": {"line": {"width": 2}, "size": 2}, "mode": "lines+markers", "name": "K12BD", "type": "scatter", "uid": "6d5ea3", "x": [0.7513, 0.346, -0.06097, -0.4695], "y": [0.2575, 0.4228, 0.5877, 0.7521]}, {"marker": {"line": {"width": 2}, "size": 2}, "mode": "lines+markers", "name": "E9357", "type": "scatter", "uid": "4331f8", "x": [-0.2066, -0.1318, -0.05628, 0.01997, 0.09693], "y": [0.9475, 0.92, 0.8924, 0.8647, 0.8368]}, {"marker": {"line": {"width": 2}, "size": 2}, "mode": "lines+markers", "name": "L5132", "type": "scatter", "uid": "3f8e62", "x": [-0.5955, -0.6298, -0.6645, -0.6996, -0.7351], "y": [0.7554, 0.6288, 0.5022, 0.3756, 0.249]}, {"marker": {"line": {"width": 2}, "size": 2}, "mode": "lines+markers", "name": "O9941", "type": "scatter", "uid": "5bb23e", "x": [-0.8946, -0.7788, -0.6617, -0.5433, -0.4235], "y": [-0.2892, -0.3333, -0.3776, -0.4221, -0.4668]}, {"marker": {"line": {"width": 2}, "size": 2}, "mode": "lines+markers", "name": "K08UF", "type": "scatter", "uid": "fc958b", "x": [-0.7747, -0.6072, -0.438, -0.2671, -0.09462], "y": [0.3936, 0.2841, 0.174, 0.06332, -0.0479]}, {"marker": {"line": {"width": 2}, "size": 2}, "mode": "lines+markers", "name": "K09V1", "type": "scatter", "uid": "ac3a7b", "x": [-1.018, -0.8738, -0.7281, -0.581, -0.4325], "y": [0.04536, -0.01388, -0.07337, -0.1331, -0.1931]}, {"marker": {"line": {"width": 2}, "size": 2}, "mode": "lines+markers", "name": "K14WR", "type": "scatter", "uid": "cada72", "x": [0.3229, 0.4839], "y": [0.9091, 0.8297]}, {"marker": {"line": {"width": 2}, "size": 2}, "mode": "lines+markers", "name": "K16AK", "type": "scatter", "uid": "4dfd75", "x": [-0.9303, -0.8744, -0.818, -0.7609, -0.7033], "y": [0.4214, 0.4225, 0.4237, 0.4248, 0.4259]}, {"marker": {"line": {"width": 2}, "size": 2}, "mode": "lines+markers", "name": "H2176", "type": "scatter", "uid": "b91ddf", "x": [-0.7816, -0.6481, -0.5127, -0.3756], "y": [0.6597, 0.6342, 0.6084, 0.5825]}, {"marker": {"line": {"width": 2}, "size": 2}, "mode": "lines+markers", "name": "J3392", "type": "scatter", "uid": "39ced1", "x": [-0.9757, -0.9201, -0.8646, -0.809], "y": [0.2547, 0.2144, 0.1741, 0.1337]}, {"marker": {"line": {"width": 2}, "size": 2}, "mode": "lines+markers", "name": "M6983", "type": "scatter", "uid": "4786f0", "x": [-0.5007, -0.3828, -0.2636, -0.143], "y": [0.8117, 0.7739, 0.736, 0.6979]}, {"marker": {"line": {"width": 2}, "size": 2}, "mode": "lines+markers", "name": "T1166", "type": "scatter", "uid": "b96200", "x": [-0.8383, -0.7373, -0.6348, -0.5309], "y": [0.5459, 0.5212, 0.4964, 0.4714]}, {"marker": {"line": {"width": 2}, "size": 2}, "mode": "lines+markers", "name": "Z7415", "type": "scatter", "uid": "929ed6", "x": [-0.5527, -0.4255, -0.2973, -0.1682], "y": [-0.7682, -0.7948, -0.8214, -0.8481]}, {"marker": {"line": {"width": 2}, "size": 2}, "mode": "lines+markers", "name": "m4381", "type": "scatter", "uid": "d56e22", "x": [-0.4805, -0.3403, -0.1988, -0.05606], "y": [0.8058, 0.7451, 0.6841, 0.6228]}, {"marker": {"line": {"width": 2}, "size": 2}, "mode": "lines+markers", "name": "B0586", "type": "scatter", "uid": "9d84ce", "x": [-0.894, -0.7802, -0.6648], "y": [0.3485, 0.3049, 0.2611]}, {"marker": {"line": {"width": 2}, "size": 2}, "mode": "lines+markers", "name": "G3577", "type": "scatter", "uid": "464ee5", "x": [-0.01892, 0.106, 0.2327], "y": [0.96, 0.9194, 0.8785]}, {"marker": {"line": {"width": 2}, "size": 2}, "mode": "lines+markers", "name": "K2649", "type": "scatter", "uid": "ac7132", "x": [-0.6599, -0.6047, -0.5483], "y": [0.7041, 0.6208, 0.5372]}, {"marker": {"line": {"width": 2}, "size": 2}, "mode": "lines+markers", "name": "b9086", "type": "scatter", "uid": "57b7a6", "x": [-0.5005, -0.3165, -0.1302], "y": [0.7135, 0.6381, 0.5624]}, {"marker": {"line": {"width": 2}, "size": 2}, "mode": "lines+markers", "name": "m2552", "type": "scatter", "uid": "a63312", "x": [-0.9737, -0.8662, -0.7572], "y": [-0.06246, -0.09888, -0.1356]}, {"marker": {"line": {"width": 2}, "size": 2}, "mode": "lines+markers", "name": "K14OZ", "type": "scatter", "uid": "1f0d02", "x": [-0.9076, -0.792, -0.6744], "y": [0.4454, 0.4256, 0.4054]}, {"marker": {"line": {"width": 2}, "size": 2}, "mode": "lines+markers", "name": "25467", "type": "scatter", "uid": "5c090f", "x": [-0.5584, -0.4187], "y": [0.7998, 0.7657]}, {"marker": {"line": {"width": 2}, "size": 2}, "mode": "lines+markers", "name": "B5116", "type": "scatter", "uid": "5e54a4", "x": [-0.6623, -0.4982], "y": [0.6929, 0.6533]}, {"marker": {"line": {"width": 2}, "size": 2}, "mode": "lines+markers", "name": "G4983", "type": "scatter", "uid": "93788c", "x": [-0.7666, -0.637], "y": [0.5211, 0.4668]}, {"marker": {"line": {"width": 2}, "size": 2}, "mode": "lines+markers", "name": "K07T1", "type": "scatter", "uid": "3b65b6", "x": [-0.6099, -0.4007], "y": [0.7469, 0.6865]}, {"marker": {"line": {"width": 2}, "size": 2}, "mode": "lines+markers", "name": "K16AM", "type": "scatter", "uid": "49d7b8", "x": [-0.7542, -0.6269], "y": [0.6646, 0.6498]}, {"marker": {"line": {"width": 2}, "size": 2}, "mode": "lines+markers", "name": "K10K5", "type": "scatter", "uid": "115f17", "x": [0.7527, 0.7381], "y": [-0.6049, -0.4824]}, {"marker": {"line": {"width": 2}, "size": 2}, "mode": "lines+markers", "name": "K10M4", "type": "scatter", "uid": "6458bc", "x": [0.3974, 0.3307], "y": [0.6683, 0.4568]}, {"marker": {"line": {"width": 2}, "size": 2}, "mode": "lines+markers", "name": "14657", "type": "scatter", "uid": "2e7ba7", "x": [-0.9239], "y": [0.07402]}, {"marker": {"line": {"width": 2}, "size": 2}, "mode": "lines+markers", "name": "H6753", "type": "scatter", "uid": "1ccc1d", "x": [-0.2158], "y": [0.9575]}, {"marker": {"line": {"width": 2}, "size": 2}, "mode": "lines+markers", "name": "Y3276", "type": "scatter", "uid": "d6cf4b", "x": [-0.8885], "y": [-0.3936]}, {"marker": {"line": {"width": 2}, "size": 2}, "mode": "lines+markers", "name": "Z4441", "type": "scatter", "uid": "fdb5b8", "x": [-0.326], "y": [-0.9202]}, {"marker": {"line": {"width": 2}, "size": 2}, "mode": "lines+markers", "name": "n2129", "type": "scatter", "uid": "5a3a1a", "x": [-0.8846], "y": [0.4572]}, {"marker": {"line": {"width": 2}, "size": 2}, "mode": "lines+markers", "name": "K11U8", "type": "scatter", "uid": "369ae9", "x": [-0.7122], "y": [0.6792]}, {"marker": {"line": {"width": 2}, "size": 2}, "mode": "lines+markers", "name": "K00L0", "type": "scatter", "uid": "d877a7", "x": [-0.5341], "y": [0.8208]}], "layout": {"autosize": false, "height": 550, "scene": {"aspectratio": {"x": 1, "y": 1}, "xaxis": {"title": "Theta_X [deg]"}, "yaxis": {"title": "Theta_Y [deg]"}}, "title": "", "width": 550, "xaxis": {"autorange": true, "range": [-1.151, 1.126], "type": "linear"}, "yaxis": {"autorange": true, "range": [-1.118, 1.088], "type": "linear"}}}
